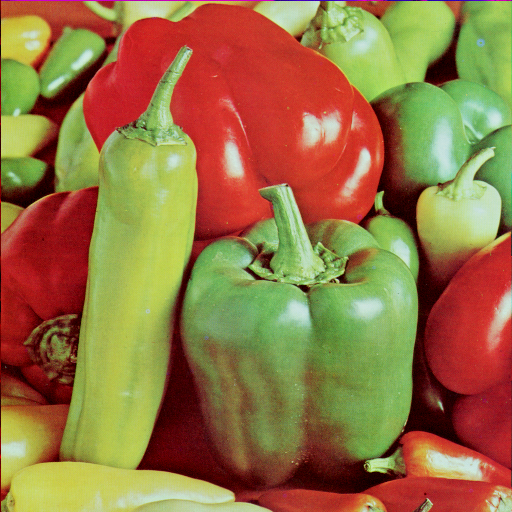
#> input picture Dataset/4.2.07.tiff, 512 x 512 px, found by its file name
$ python '04 Median Blur.py'
#> lines starting #> are read from the running program, lines starting #| are printed output that depends on the picture
import cv2
import matplotlib.pyplot as plt
import numpy as np
import random

def main():

    path = "D:\\Youtube Code\\Python\\Python OpenCV3\\Python-OpenCV3\\Dataset\\"
    imgpath =  path + "4.2.07.tiff"
    img = cv2.imread(imgpath, 1)
#> img is the input picture: shape (512, 512, 3); mean B, G, R 66.5, 115.6, 149.8
    img = cv2.cvtColor(img, cv2.COLOR_BGR2RGB)

    noisy = np.zeros(img.shape, np.uint8)

    p = 0.2
    for i in range(img.shape[0]):
        for j in range(img.shape[1]):
            r = random.random()
            if r < p/2:
                noisy[i][j] = [0, 0, 0]
            elif r < p:
                noisy[i][j] = [255, 255, 255]
            else:
                noisy[i][j] = img[i][j]
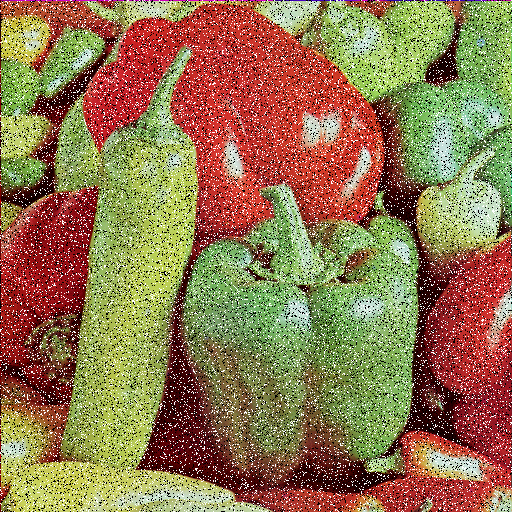
#> noisy: shape (512, 512, 3); mean R, G, B 145.3, 117.8, 78.7

    denoised = cv2.medianBlur(noisy, 5)
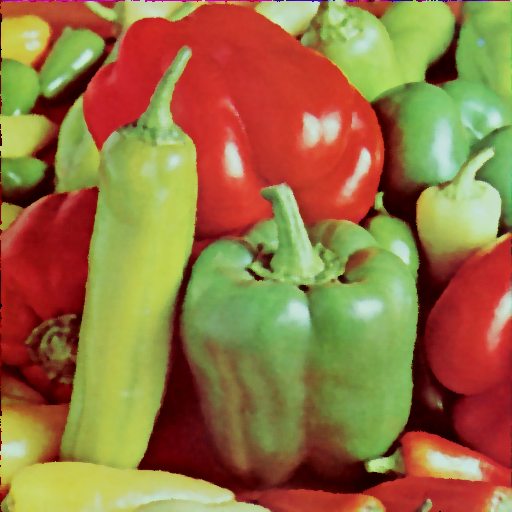
#> denoised: shape (512, 512, 3); mean R, G, B 150, 115.5, 66.1

    output = [img, noisy, denoised ]

    titles = ['Original', 'Noisy', 'Denoised']

    for i in range(3):
        plt.subplot(1, 3, i+1)
        plt.imshow(output[i])
        plt.title(titles[i])
        plt.xticks([])
        plt.yticks([])
    plt.show()
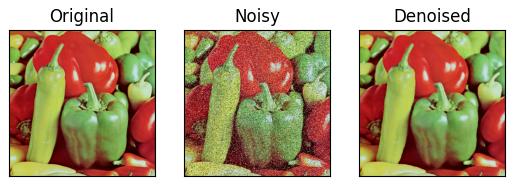
#> figure drawn by matplotlib, 3 panels

if __name__ == "__main__":
    main()

$ run again, with Dataset/4.1.03.tiff copied over Dataset/4.2.07.tiff
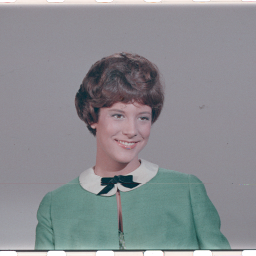
#> input picture Dataset/4.1.03.tiff, 256 x 256 px, found by its file name
#> in main, img is the input picture: shape (256, 256, 3); mean B, G, R 144, 140, 137.6
#> after the loop in main, `for i in range(img.shape[0]):`:
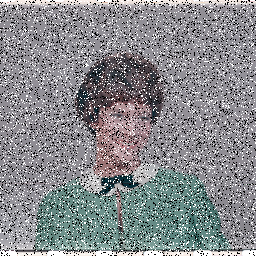
#> noisy: shape (256, 256, 3); mean R, G, B 135.6, 137.4, 140.7
#> in main, `plt.show()`:
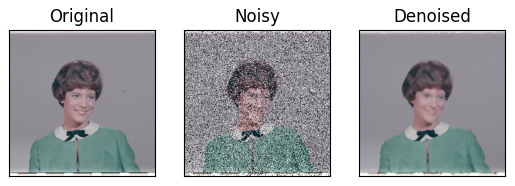
#> figure drawn by matplotlib, 3 panels
